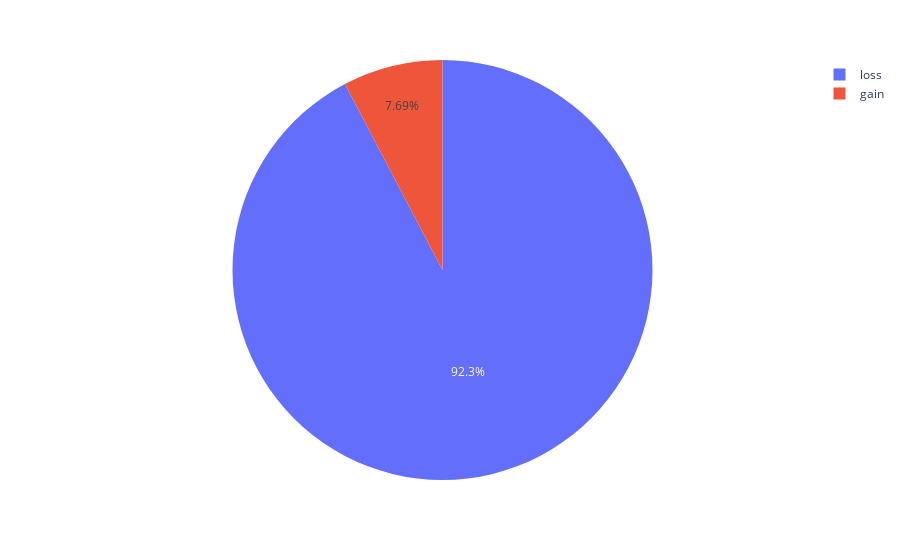

The notebook cell saved with this chart:
### Code cell
fig = px.pie(profit_df, names='profit') 
fig.show()

### Figure 1 — Plotly figure (JSON) as saved in the notebook; plotly's stock layout.template omitted (floating-point values rounded to 4 significant figures)
{"data": [{"domain": {"x": [0, 1], "y": [0, 1]}, "hovertemplate": "profit=%{label}<extra></extra>", "labels": ["loss", "loss", "loss", "loss", "loss", "loss", "gain", "loss", "loss", "loss", "loss", "loss", "loss"], "legendgroup": "", "name": "", "showlegend": true, "type": "pie"}], "layout": {"legend": {"tracegroupgap": 0}, "margin": {"t": 60}}}
